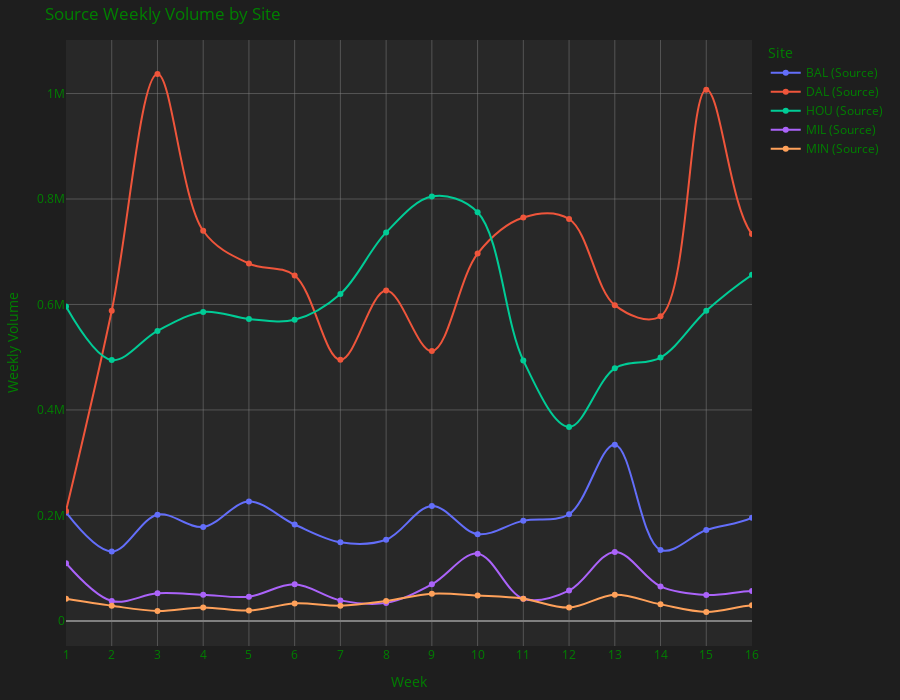
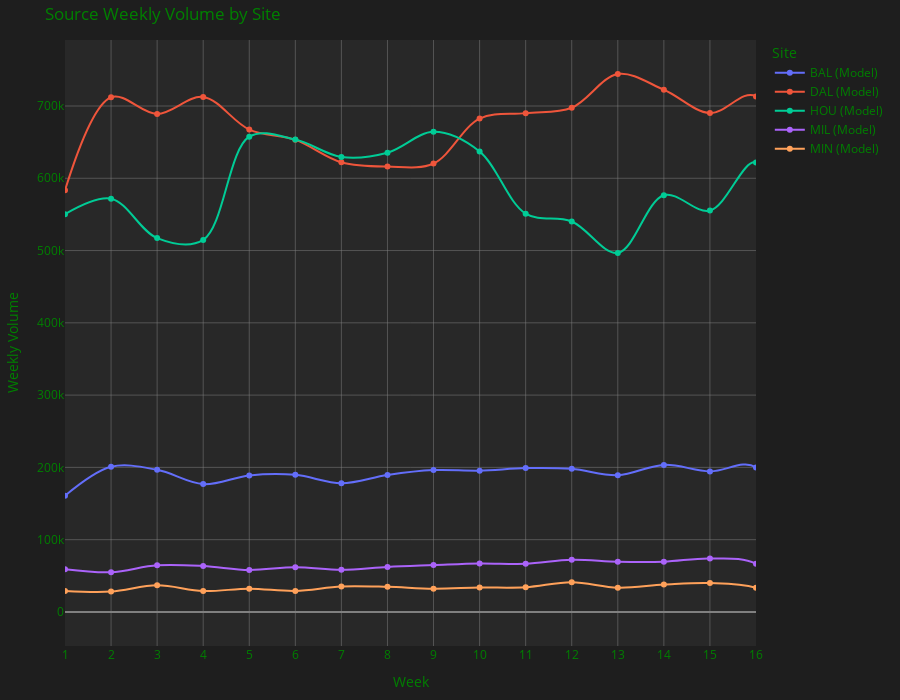

The cell these charts' notebook holds for them, in order:
### Code cell
import pandas as pd
import plotly.graph_objects as go

# Load the data from the compiled CSV file
input_file = r'C:\Users\aaron.eades\OneDrive - Liquid Environmental Solutions\Documents\Programing\Python\Automated Density\exports\compiled_file_with_source_2.csv'
df = pd.read_csv(input_file)

# List of columns representing the weeks (1 to 26)
week_columns = [str(i) for i in range(1, 27)]  # Adjust the range if fewer or more weeks exist

# Group by 'Site' and sum the Model Volume (week columns)
grouped_model = df.groupby('Site')[week_columns].sum()

# Define global parameters for Source projection
predict = 26  # Number of weeks to predict
weekCodes = [str(i) for i in range(1, predict + 1)]

# Function to create the source projection based on Source_NSD, frequency, and gallons
def create_customer_projection(start_week, frequency, gallons):
    projection = pd.Series(0, index=weekCodes)
    for week in range(start_week, predict + 1, frequency):
        if week <= predict:
            projection[str(week)] = gallons
    return projection

# List to store source projections for each customer
source_projections = []

# Generate projections for each customer using 'Source_NSD' as start_week
for idx, row in df.iterrows():
    try:
        start_week = int(row['Source_NSD'])  # Source start week is in 'Source_NSD'
        frequency = int(row['FREQ'])  # Frequency of service
        gallons = float(row['GALLONS'])  # Gallons for each customer

        # Create the projection for the source
        source_projection = create_customer_projection(start_week, frequency, gallons)

        # Append to source projections with the Site as an identifier
        source_projections.append((row['Site'], source_projection))
    
    except ValueError:
        print(f"Skipping row {idx} due to missing or invalid data.")

# Convert the list of projections into a DataFrame
projection_df = pd.DataFrame([proj[1] for proj in source_projections])
projection_df['Site'] = [proj[0] for proj in source_projections]

# Group by 'Site' and sum the Source Volume (week columns)
grouped_source = projection_df.groupby('Site')[weekCodes].sum()

# Create the figure for Model volumes
fig_model = go.Figure()

# Add traces for each site's Model projection
for site in grouped_model.index:
    fig_model.add_trace(go.Scatter(x=weekCodes, y=grouped_model.loc[site],
                             mode='lines+markers', name=f'{site} (Model)',
                             line=dict(dash='solid', shape='spline'), visible=True))

# Update layout for Model plot
fig_model.update_layout(
    title="Source Weekly Volume by Site",
    xaxis_title="Week",
    yaxis_title="Weekly Volume",
    paper_bgcolor='rgb(30, 30, 30)',  # Dark background
    plot_bgcolor='rgb(40, 40, 40)',   # Slightly lighter background for plot area
    font=dict(color='green'),         # White font for labels
    xaxis=dict(tickmode='linear', tick0=1, dtick=1, range=[0, 15], gridcolor='gray', zerolinecolor='gray', gridwidth=0.5),
    yaxis=dict(gridcolor='gray', zerolinecolor='gray', gridwidth=0.5),
    hovermode='x',
    legend_title="Site",
    height=700,  # Adjust the height if needed,
    margin=dict(l=40, r=20, t=40, b=40)  # Reducing the margins
)

# Create the figure for Source volumes
fig_source = go.Figure()

# Add traces for each site's Source projection
for site in grouped_source.index:
    fig_source.add_trace(go.Scatter(x=weekCodes, y=grouped_source.loc[site],
                             mode='lines+markers', name=f'{site} (Source)',
                             line=dict(dash='solid', shape='spline'), visible=True))

# Update layout for Source plot
fig_source.update_layout(
    title="Source Weekly Volume by Site",
    xaxis_title="Week",
    yaxis_title="Weekly Volume",
    paper_bgcolor='rgb(30, 30, 30)',  # Dark background
    plot_bgcolor='rgb(40, 40, 40)',   # Slightly lighter background for plot area
    font=dict(color='green'),         # White font for labels
    xaxis=dict(tickmode='linear', tick0=1, dtick=1, range=[0, 15], gridcolor='gray', zerolinecolor='gray', gridwidth=0.5),
    yaxis=dict(gridcolor='gray', zerolinecolor='gray', gridwidth=0.5),
    hovermode='x',
    legend_title="Site",
    height=700,  # Adjust the height if needed,
    margin=dict(l=40, r=20, t=40, b=40)  # Reducing the margins
)

# Display both plots
fig_source.show()
fig_model.show()

### Figure 1 — Plotly figure (JSON) as saved in the notebook; plotly's stock layout.template omitted (floating-point values rounded to 4 significant figures)
{"data": [{"line": {"dash": "solid", "shape": "spline"}, "mode": "lines+markers", "name": "BAL (Source)", "type": "scatter", "visible": true, "x": ["1", "2", "3", "4", "5", "6", "7", "8", "9", "10", "11", "12", "13", "14", "15", "16", "17", "18", "19", "20", "21", "22", "23", "24", "25", "26"], "y": [205825, 131738, 201402, 178031, 226427, 182808, 149007, 153812, 218000, 164501, 190084, 202225, 334121, 134417, 172215, 195680, 258805, 181669, 166266, 163448, 240182, 173845, 212230, 202764, 284667, 128389]}, {"line": {"dash": "solid", "shape": "spline"}, "mode": "lines+markers", "name": "DAL (Source)", "type": "scatter", "visible": true, "x": ["1", "2", "3", "4", "5", "6", "7", "8", "9", "10", "11", "12", "13", "14", "15", "16", "17", "18", "19", "20", "21", "22", "23", "24", "25", "26"], "y": [208470, 588169, 1036959, 739720, 677590, 654888, 495107, 626558, 511564, 696578, 764890, 762065, 598713, 577699, 1007297, 733450, 685110, 694518, 502576, 583273, 651394, 727088, 785002, 794875, 591612, 569029]}, {"line": {"dash": "solid", "shape": "spline"}, "mode": "lines+markers", "name": "HOU (Source)", "type": "scatter", "visible": true, "x": ["1", "2", "3", "4", "5", "6", "7", "8", "9", "10", "11", "12", "13", "14", "15", "16", "17", "18", "19", "20", "21", "22", "23", "24", "25", "26"], "y": [596173, 494569, 549788, 585935, 572624, 571020, 619927, 736646, 804749, 774828, 493786, 367751, 478894, 499416, 588018, 656392, 708343, 586496, 654458, 687123, 768135, 694975, 478452, 422601, 517411, 512226]}, {"line": {"dash": "solid", "shape": "spline"}, "mode": "lines+markers", "name": "MIL (Source)", "type": "scatter", "visible": true, "x": ["1", "2", "3", "4", "5", "6", "7", "8", "9", "10", "11", "12", "13", "14", "15", "16", "17", "18", "19", "20", "21", "22", "23", "24", "25", "26"], "y": [109509, 37761, 52179, 49665, 45948, 69373, 38857, 34133, 69375, 127434, 42022, 57534, 130830, 65396, 49240, 56713, 55716, 56939, 56332, 27414, 66221, 130388, 41032, 81860, 141060, 55779]}, {"line": {"dash": "solid", "shape": "spline"}, "mode": "lines+markers", "name": "MIN (Source)", "type": "scatter", "visible": true, "x": ["1", "2", "3", "4", "5", "6", "7", "8", "9", "10", "11", "12", "13", "14", "15", "16", "17", "18", "19", "20", "21", "22", "23", "24", "25", "26"], "y": [41750, 28605, 18875, 25538, 19694, 33068, 28834, 37567, 51464, 47973, 42044, 25190, 49459, 31299, 16925, 29554, 29799, 38408, 31794, 35687, 50014, 46763, 24268, 30486, 58389, 44004]}], "layout": {"font": {"color": "green"}, "height": 700, "hovermode": "x", "legend": {"title": {"text": "Site"}}, "margin": {"b": 40, "l": 40, "r": 20, "t": 40}, "paper_bgcolor": "rgb(30, 30, 30)", "plot_bgcolor": "rgb(40, 40, 40)", "title": {"text": "Source Weekly Volume by Site"}, "xaxis": {"dtick": 1, "gridcolor": "gray", "gridwidth": 0.5, "range": [0, 15], "tick0": 1, "tickmode": "linear", "title": {"text": "Week"}, "zerolinecolor": "gray"}, "yaxis": {"gridcolor": "gray", "gridwidth": 0.5, "title": {"text": "Weekly Volume"}, "zerolinecolor": "gray"}}}

### Figure 2 — Plotly figure (JSON) as saved in the notebook; plotly's stock layout.template omitted (floating-point values rounded to 4 significant figures)
{"data": [{"line": {"dash": "solid", "shape": "spline"}, "mode": "lines+markers", "name": "BAL (Model)", "type": "scatter", "visible": true, "x": ["1", "2", "3", "4", "5", "6", "7", "8", "9", "10", "11", "12", "13", "14", "15", "16", "17", "18", "19", "20", "21", "22", "23", "24", "25", "26"], "y": [160707, 200767, 196599, 176866, 188916, 189697, 178175, 189542, 196266, 195504, 198996, 197957, 189141, 203484, 194415, 200008, 0, 0, 0, 0, 0, 0, 0, 0, 0, 0]}, {"line": {"dash": "solid", "shape": "spline"}, "mode": "lines+markers", "name": "DAL (Model)", "type": "scatter", "visible": true, "x": ["1", "2", "3", "4", "5", "6", "7", "8", "9", "10", "11", "12", "13", "14", "15", "16", "17", "18", "19", "20", "21", "22", "23", "24", "25", "26"], "y": [583390, 712087, 689066, 712492, 667445, 653222, 622143, 616207, 620423, 682595, 690141, 697636, 744214, 722446, 690155, 713188, 0, 0, 0, 0, 0, 0, 0, 0, 0, 0]}, {"line": {"dash": "solid", "shape": "spline"}, "mode": "lines+markers", "name": "HOU (Model)", "type": "scatter", "visible": true, "x": ["1", "2", "3", "4", "5", "6", "7", "8", "9", "10", "11", "12", "13", "14", "15", "16", "17", "18", "19", "20", "21", "22", "23", "24", "25", "26"], "y": [550337, 571815, 517243, 514736, 657605, 653597, 629490, 635329, 664242, 637042, 551002, 540273, 496799, 576590, 555371, 621700, 0, 0, 0, 0, 0, 0, 0, 0, 0, 0]}, {"line": {"dash": "solid", "shape": "spline"}, "mode": "lines+markers", "name": "MIL (Model)", "type": "scatter", "visible": true, "x": ["1", "2", "3", "4", "5", "6", "7", "8", "9", "10", "11", "12", "13", "14", "15", "16", "17", "18", "19", "20", "21", "22", "23", "24", "25", "26"], "y": [59180, 54983, 64502, 63562, 58078, 61971, 58356, 62297, 64801, 67114, 66567, 72137, 69409, 69465, 74082, 66655, 0, 0, 0, 0, 0, 0, 0, 0, 0, 0]}, {"line": {"dash": "solid", "shape": "spline"}, "mode": "lines+markers", "name": "MIN (Model)", "type": "scatter", "visible": true, "x": ["1", "2", "3", "4", "5", "6", "7", "8", "9", "10", "11", "12", "13", "14", "15", "16", "17", "18", "19", "20", "21", "22", "23", "24", "25", "26"], "y": [29005, 28129, 36834, 28904, 32264, 29143, 35249, 34729, 32134, 33757, 34199, 41143, 33625, 37825, 40069, 33444, 1550, 1800, 1450, 1200, 1200, 2100, 3800, 3900, 4200, 3550]}], "layout": {"font": {"color": "green"}, "height": 700, "hovermode": "x", "legend": {"title": {"text": "Site"}}, "margin": {"b": 40, "l": 40, "r": 20, "t": 40}, "paper_bgcolor": "rgb(30, 30, 30)", "plot_bgcolor": "rgb(40, 40, 40)", "title": {"text": "Source Weekly Volume by Site"}, "xaxis": {"dtick": 1, "gridcolor": "gray", "gridwidth": 0.5, "range": [0, 15], "tick0": 1, "tickmode": "linear", "title": {"text": "Week"}, "zerolinecolor": "gray"}, "yaxis": {"gridcolor": "gray", "gridwidth": 0.5, "title": {"text": "Weekly Volume"}, "zerolinecolor": "gray"}}}
